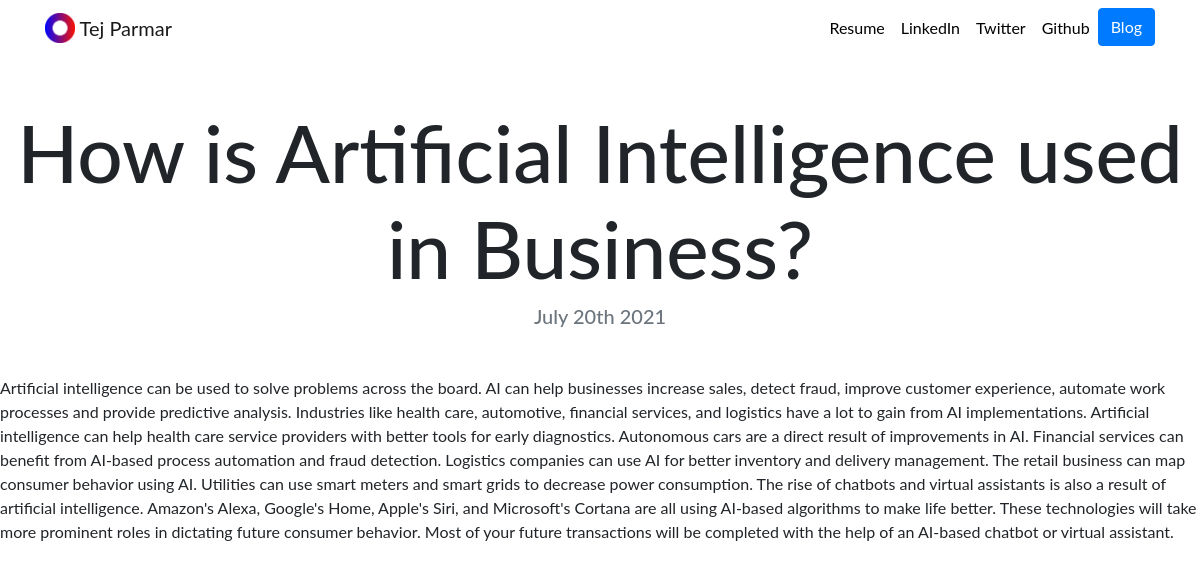
Page /blog/7/ on the committed database.
### blog/models.py (models this page shows, shortened)
class  Blog(models.Model):
     title = models.CharField(max_length=200)
     description = models.TextField()
     date=models.DateField()

### blog/views.py (the view)
# urls.py: path('<int:blog_id>/',views.detail,name='detail'),
def detail(request,blog_id):
    blog=get_object_or_404(Blog,pk=blog_id)
    return render(request, 'blog/detail.html',{'blog':blog})

### blog/templates/blog/detail.html
{% extends "portfolio/base.html" %}
{% load static %}
{% block content %}
<h1 class="text-center mt-5" id="blogdetailtitle">{{ blog.title }}</h1>
<h5 class="text-center text-muted mb-5">{{ blog.date|date:'F jS Y' }}</h5>
{{ blog.description|safe }}
{% endblock %}

### portfolio/static/portfolio/custom.css (style rules this page uses)
body { font-family: 'Lato', sans-serif; }
@media (min-width: 992px) { #blogdetailtitle { font-size: 5rem; } }

### rows in the picture
Blog: title "How is Artificial Intelligence used in Business?", date "July 20th 2021", description "Artificial intelligence can be used to solve problems across the board. AI can help businesses increase sales, detect fraud, improve customer experience, automate work processes and provide predictive analysis. Industries like health care, automotive, financial services, and logistics have a lot to gain from AI implementations. Artificial intelligence can help health care service providers with better tools for early diagnostics. Autonomous cars are a direct result of improvements in AI. Financial services can benefit from AI-based process automation and fraud detection. Logistics companies can use AI for better inventory and delivery management. The retail business can map consumer…"
